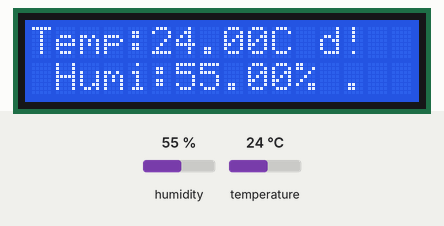
Recording of a program running on a simulated Raspberry Pi (BCM pin numbers). Shown: 16×2 character LCD. The test bench sets the inputs (shaded band); at power-on: humidity 55 %, temperature 24 °C. What the program prints to the terminal is not drawn.

Above: at 3.2 s.
3.3 s: humidity set to 22 %
At 5.6 s:
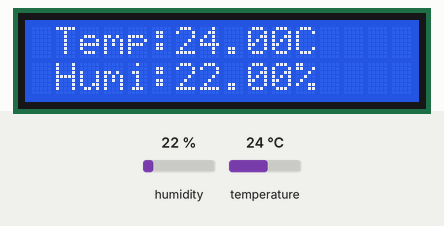
9.8 s: temperature set to 12 °C
At 12.5 s:
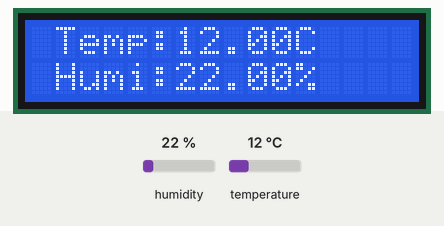
15.1 s: humidity set to 40 %
At 17.5 s:
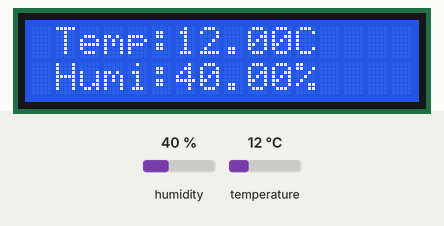
19.7 s: temperature set to 19 °C
At 21.3 s:
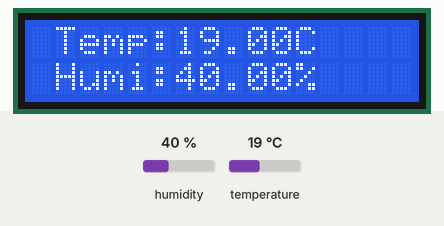
Timing chart, 0 to 22.8 s (numbered marks = the images above; inputs shaded):
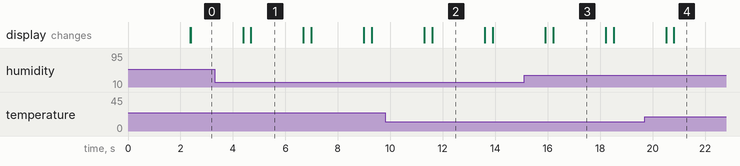

The program:

DHT_LCD.py
```python
import adafruit_dht
import time
import board
from RPLCD import i2c

dhtDevice = adafruit_dht.DHT11(board.D4 , use_pulseio=False)
lcdmode = 'i2c'
cols = 16
rows = 2
charmap = 'A00'
i2c_expander = 'PCF8574'
address = 0x27
port = 1
lcd = i2c.CharLCD(i2c_expander, address, port=port, charmap=charmap, cols=cols, rows=rows)

lcd.write_string("  Hello world! ")
lcd.crlf()
lcd.write_string("  Initialize.. ")
time.sleep(2.0)

while True:
    try:

        temperature_c = dhtDevice.temperature
        temperature_f = temperature_c * (9 / 5) + 32
        humidity = dhtDevice.humidity
        print(
            "Temp: {:.2f} F / {:.2f} C    Humidity: {}% ".format(
                temperature_f, temperature_c, humidity
            )
        )
        lcd.write_string(" Temp:{:.2f}C ".format(temperature_c))
        lcd.crlf()
        lcd.write_string(" Humi:{:.2f}% ".format(humidity))

    except RuntimeError as error:

        print(error.args[0])
        lcd.write_string("RuntimeError as error")
        time.sleep(2.0)
        continue

    except Exception as error:
        dhtDevice.exit()
        raise error
        lcd.write_string("Exception as error")
        time.sleep(2.0)
        lcd.close(clear=True)

    time.sleep(2.0)
    lcd.close(clear=True)
```

Measured:
- after the input at 9.8 s, the display: first differs from a run without the input after 1.8 s (image 2)
- after the input at 15.1 s, the display: first differs from a run without the input after 1.1 s (image 3)
- after the input at 19.7 s, the display: first differs from a run without the input after 1.1 s (image 4)
- what the display in image 1 shows lasts 2.0 s, from 4.7 s to 6.7 s
